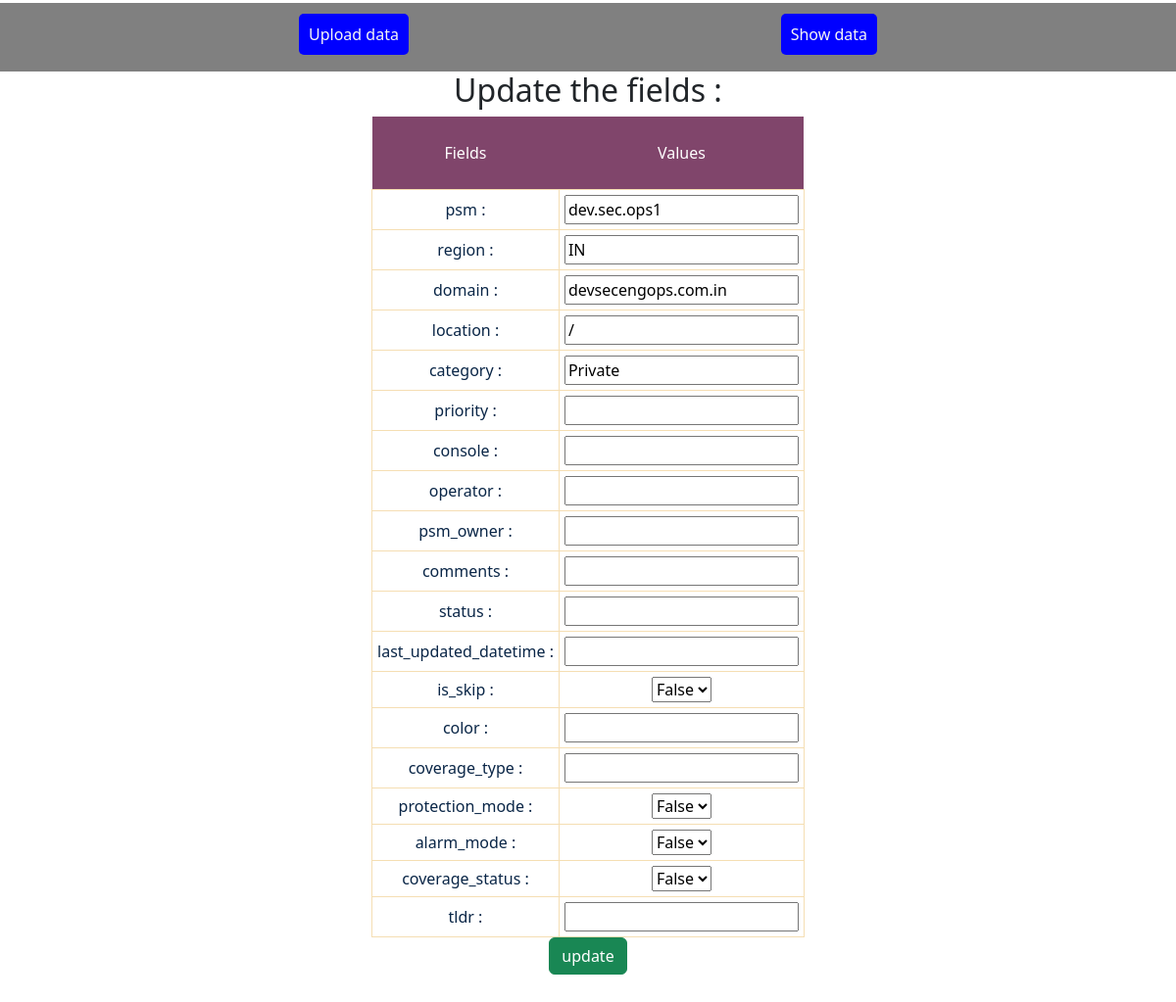
Screenshot of /edit-record/80/ with the database file from the repository.
### data/models.py (models this page shows)
class Record(models.Model):
    psm = models.CharField(max_length=200, null=True)
    region = models.CharField(max_length=20, null=True)
    domain = models.URLField(max_length=200, null=True)
    location = models.CharField(max_length=200, null=True)
    category = models.CharField(max_length=100, null=True)
    priority = models.CharField(max_length=50, null=True)
    console = models.CharField(max_length=50, null=True)
    operator = models.CharField(max_length=70, null=True)
    psm_owner = models.CharField(max_length=50, null=True)
    comments = models.CharField(max_length=200, null=True)
    status = models.CharField(max_length=50, null=True)
    last_updated_datetime = models.CharField(
        max_length=200, null=True)
    is_skip = models.BooleanField(default=False, null=True)
    color = models.CharField(max_length=50, null=True)
    coverage_type = models.CharField(max_length=50, null=True)
    protection_mode = models.BooleanField(default=False, null=True)
    alarm_mode = models.BooleanField(default=False, null=True)
    coverage_status = models.BooleanField(default=False, null=True)
    tldr = models.CharField(max_length=20, null=True)
    class Meta:
        unique_together = ['psm', 'region', 'domain', 'location']

### data/views.py (the view, shortened to what this page needs)
# urls.py: path("edit-record/<int:pk>/", views.editRecord, name="editRecord"),
def editRecord(request, pk):
    if request.method == "GET":
        data = models.Record.objects.get(pk=pk)
        print(data.is_skip)
        return render(request, 'edit.html', {'data': data})

### data/templates/edit.html (shortened to what this page needs)
{% extends "base.html" %}
{% block body %}
<div style="text-align: center;">
    <h2>Update the fields :</h2>
    <form action="{% url 'editRecord' data.pk %}" method="post">
        <div>
            <table style="margin-left: auto; margin-right: auto;" class="edit-table">
                <thead style="color : white;">
                    <th>Fields</th>
                    <th>Values</th>
                </thead>
                <tbody>
                    <tr>
                        <td><label for="psm">psm : </label></td>
                        <td><input type="text" name="psm" id="psm" value="{{data.psm|default:''}}" /></td>
                    </tr>
                    <tr>
                        <td><label for="region">region : </label></td>
                        <td><input type="text" name="region" id="region" value="{{data.region|default:''}}" /></td>
                    </tr>
                    <tr>
                        <td><label for="domain">domain : </label></td>
                        <td><input type="text" name="domain" id="domain" value="{{data.domain|default:''}}" /></td>
                    </tr>
                    <tr>
                        <td><label for="location">location : </label></td>
                        <td><input type="text" name="location" id="location" value="{{data.location|default:''}}" />
                        </td>
                    </tr>
                    <tr>
                        <td><label for="category">category : </label></td>
                        <td><input type="text" name="category" id="category" value="{{data.category|default:''}}" />
                        </td>
                    </tr>
                    <tr>
                        <td><label for="priority">priority : </label></td>
                        <td><input type="text" name="priority" id="priority" value="{{data.priority|default:''}}" />
                        </td>
                    </tr>
                    <tr>
                        <td><label for="console">console : </label></td>
                        <td><input type="text" name="console" id="console" value="{{data.console|default:''}}" /></td>
                    </tr>
                    <tr>
                        <td><label for="operator">operator : </label></td>
                        <td><input type="text" name="operator" id="operator" value="{{data.operator|default:''}}" />
                        </td>
                    </tr>
                    <tr>
                        <td><label for="psm_owner">psm_owner : </label></td>
                        <td><input type="text" name="psm_owner" id="owner" value="{{data.psm_owner|default:''}}" /></td>
                    </tr>
                    <tr>
                        <td><label for="comments">comments : </label></td>
                        <td><input type="text" name="comments" id="comments" value="{{data.comments|default:''}}" />
                        </td>
                    </tr>
                    <tr>
                        <td><label for="status">status : </label></td>
                        <td>
                            <input type="text" name="status" id="status" value="{{data.status|default:''}}" />
                        </td>
                    </tr>
                    <tr>
                        <td><label for="last_updated_datetime">last_updated_datetime
                                :
                            </label></td>
                        <td><input type="text" name="last_updated_datetime" id="last_updated_datetime"
                                value="{{data.last_updated_datetime|default:''}}" /></td>
                    </tr>
                    <tr>
                        <td><label for="is_skip">is_skip : </label></td>
                        <td>
                            <select name="is_skip" id="is_skip">
                                <option value="False" {% if data.is_skip == False %}selected{% endif %}>False</option>
                            </select>
                        </td>
                    </tr>
                    <tr>
                        <td><label for="color">color : </label></td>
                        <td><input type="text" name="color" id="color" value="{{data.color|default:''}}" /></td>
                    </tr>
                    <tr>
                        <td><label for="coverage_type">coverage_type : </label></td>
                        <td><input type="text" name="coverage_type" id="coverage_type"
                                value="{{data.coverage_type|default:''}}" /></td>
                    </tr>
                    <tr>
                        <td><label for="protection_mode">protection_mode : </label></td>
                        <td>
                            <select name="protection_mode" id="protection_mode">
                                <option value="False" {% if data.protection_mode == False %}selected{% endif %}>False</option>
                            </select>
                            </td>
                    </tr>
                    <tr>
                        <td><label for="alarm_mode">alarm_mode : </label></td>
                        <td>
                            <select name="alarm_mode" id="alarm_mode">
                                <option value="False" {% if data.alarm_mode == False %}selected{% endif %}>False</option>
                            </select>
                        </td>
                    </tr>
                    <tr>
                        <td><label for="coverage_status">coverage_status : </label></td>
                        <td>
                                <select name="coverage_status" id="coverage_status">
                                    <option value="False" {% if data.coverage_status == False %}selected{% endif %}>False</option>
                                </select>
                        </td>
                    </tr>
                    <tr>
                        <td><label for="tldr">tldr : </label> </td>
                        <td><input type="text" name="tldr" id="tldr" value="{{data.tldr|default:''}}" /></td>
                    </tr>
                </tbody>
            </table>
            <button class="btn btn-success" type="submit" style="margin-bottom: 40px;">update</button>
        </div>
    </form>
</div>
{% endblock %}

### data/templates/base.html (style rules this page uses)
table td { border: 1px solid wheat; }
th { font-weight: lighter; padding: 25px; background-color: #80456b; }
td { color: #0a2647; padding: 5px; border: 1px solid rgb(232, 91, 91); }

### rows the page displays
Record: psm "dev.sec.ops1", region "IN", domain "devsecengops.com.in", location "/", category "Private", is_skip "False", protection_mode "False", alarm_mode "False", coverage_status "False"
